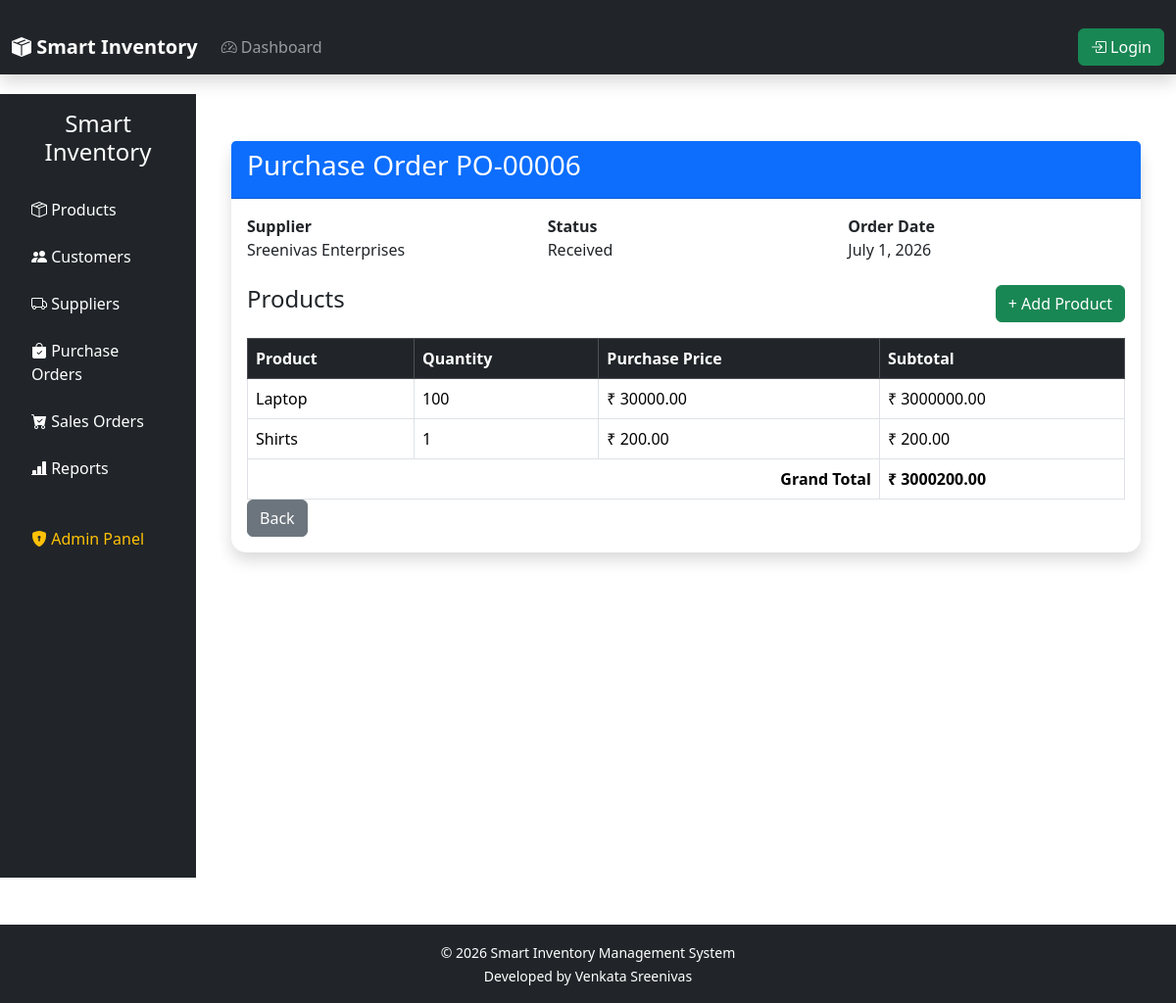
/orders/6/, run on the app's committed database.
### orders/models.py (models this page shows, shortened)
class PurchaseOrder(models.Model):
    STATUS_CHOICES = [
        ("Pending", "Pending"),
        ("Received", "Received"),
        ("Cancelled", "Cancelled"),
    ]
    supplier = models.ForeignKey(
        Supplier,
        on_delete=models.CASCADE
    )
    order_number = models.CharField(
        max_length=20,
        unique=True
    )
    order_date = models.DateField(
        auto_now_add=True
    )
    expected_delivery = models.DateField(
        blank=True,
        null=True
    )
    status = models.CharField(
        max_length=20,
        choices=STATUS_CHOICES,
        default="Pending"
    )
    remarks = models.TextField(
        blank=True,
        null=True
    )
    stock_updated = models.BooleanField(
        default=False
    )
    created_at = models.DateTimeField(
        auto_now_add=True
    )
    updated_at = models.DateTimeField(
        auto_now=True
    )
    class Meta:
        ordering = ["-id"]

class PurchaseItem(models.Model):
    purchase_order = models.ForeignKey(
        PurchaseOrder,
        on_delete=models.CASCADE,
        related_name="items"
    )
    product = models.ForeignKey(
        Product,
        on_delete=models.CASCADE
    )
    quantity = models.PositiveIntegerField()
    purchase_price = models.DecimalField(
        max_digits=10,
        decimal_places=2
    )
    def subtotal(self):
        return self.quantity * self.purchase_price

### suppliers/models.py (models this page shows)
class Supplier(models.Model):
    company_name = models.CharField(
        max_length=200
    )
    contact_person = models.CharField(
        max_length=100
    )
    email = models.EmailField(
        unique=True
    )
    phone = models.CharField(
        max_length=15,
        unique=True
    )
    gst_number = models.CharField(
        max_length=30,
        unique=True
    )
    address = models.TextField()
    city = models.CharField(
        max_length=100
    )
    country = models.CharField(
        max_length=100,
        default="India"
    )
    is_active = models.BooleanField(
        default=True
    )
    created_at = models.DateTimeField(
        auto_now_add=True
    )
    updated_at = models.DateTimeField(
        auto_now=True
    )
    class Meta:
        ordering = ["company_name"]
        verbose_name = "Supplier"
        verbose_name_plural = "Suppliers"
    def __str__(self):
        return self.company_name

### inventory/models.py (models this page shows)
class Product(models.Model):
    name = models.CharField(max_length=200)
    category = models.ForeignKey(
        Category,
        on_delete=models.CASCADE
    )
    price = models.DecimalField(
        max_digits=10,
        decimal_places=2
    )
    quantity = models.PositiveIntegerField()
    description = models.TextField(
        blank=True,
        null=True
    )
    image = models.ImageField(
        upload_to="products/",
        blank=True,
        null=True
    )
    created_at = models.DateTimeField(
        auto_now_add=True
    )
    updated_at = models.DateTimeField(
        auto_now=True
    )
    def __str__(self):
        return self.name

### orders/views.py (the view, shortened to what this page needs)
def purchase_order_detail(request, pk):
    order = get_object_or_404(
        PurchaseOrder,
        pk=pk,
    )
    items = order.items.all()
    grand_total = sum(
        item.subtotal() for item in items
    )
    return render(
        request,
        "orders/purchase_order_detail.html",
        {
            "order": order,
            "items": items,
            "grand_total": grand_total,
        },
    )

### templates/orders/purchase_order_detail.html
{% extends "base.html" %}
{% block content %}
<div class="container mt-4">
    <div class="card shadow">
        <div class="card-header bg-primary text-white">
            <h3>Purchase Order {{ order.order_number }}</h3>
        </div>
        <div class="card-body">
            <div class="row mb-4">
                <div class="col-md-4">
                    <strong>Supplier</strong><br>
                    {{ order.supplier }}
                </div>
                <div class="col-md-4">
                    <strong>Status</strong><br>
                    {{ order.status }}
                </div>
                <div class="col-md-4">
                    <strong>Order Date</strong><br>
                    {{ order.order_date }}
                </div>
            </div>
            <div class="d-flex justify-content-between mb-3">
                <h4>Products</h4>
                <a
                    href="{% url 'add_purchase_item' order.id %}"
                    class="btn btn-success">
                    + Add Product
                </a>
            </div>
            <table class="table table-bordered table-hover">
                <thead class="table-dark">
                    <tr>
                        <th>Product</th>
                        <th>Quantity</th>
                        <th>Purchase Price</th>
                        <th>Subtotal</th>
                    </tr>
                </thead>
                <tbody>
                {% for item in items %}
                    <tr>
                        <td>{{ item.product }}</td>
                        <td>{{ item.quantity }}</td>
                        <td>₹ {{ item.purchase_price }}</td>
                        <td>₹ {{ item.subtotal }}</td>
                    </tr>
                {% empty %}
                    <tr>
                        <td colspan="4" class="text-center">
                            No products added yet.
                        </td>
                    </tr>
                {% endfor %}
                </tbody>
                <tfoot>
                    <tr>
                        <th colspan="3" class="text-end">
                            Grand Total
                        </th>
                        <th>
                            ₹ {{ grand_total }}
                        </th>
                    </tr>
                </tfoot>
            </table>
            <a
                href="{% url 'purchase_order_list' %}"
                class="btn btn-secondary">
                Back
            </a>
        </div>
    </div>
</div>
{% endblock %}

### static/css/dashboard.css (style rules this page uses)
.card { border:none; border-radius:15px; box-shadow:0px 4px 12px rgba(0,0,0,.12); }
.table { margin-bottom:0; }
.card-header { font-weight:bold; background:white; }

### data on the page
PurchaseOrder: order_number "PO-00006", supplier "Sreenivas Enterprises", status "Received", order_date "July 1, 2026"
PurchaseItem: product "Laptop", quantity "100", purchase_price "30000.00", subtotal "3000000.00"
PurchaseItem: product "Shirts", quantity "1", purchase_price "200.00", subtotal "200.00"

### other printed values
{{ grand_total }} "3000200.00"
